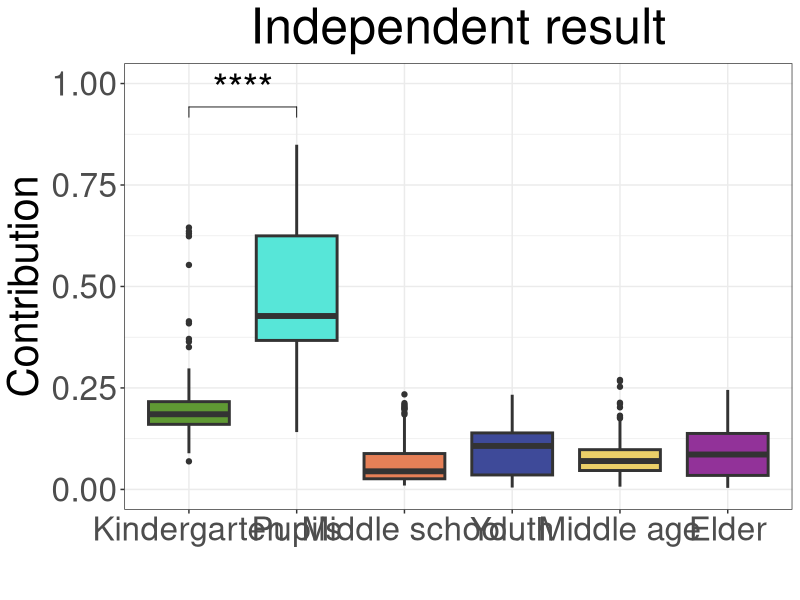
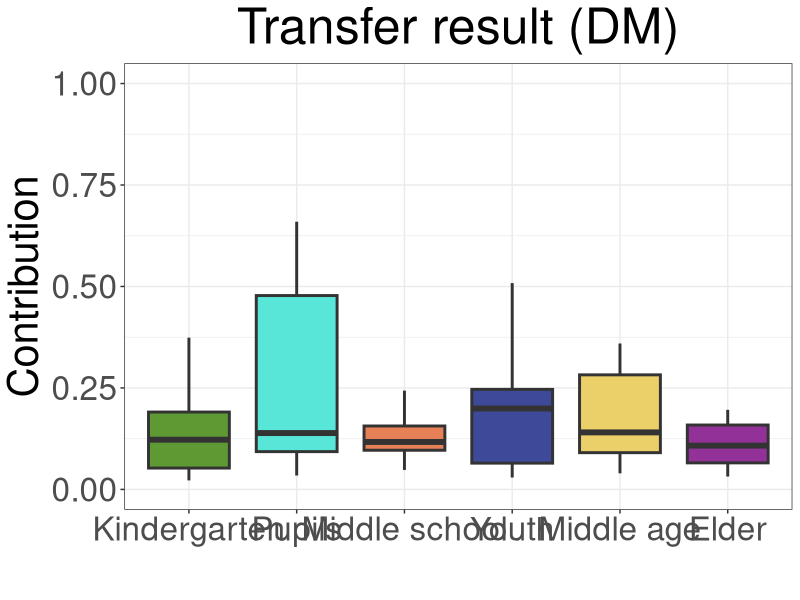

The R source for these figures, in order:
library(ggplot2)
library(ggpubr)
library(dplyr)
library(reshape2)

inde.Data <- read.csv('independent_result/layerMelt.csv')[, c(2,3)] 
trans.Data <- read.csv('transfer_result/layerMelt.csv')[, c(2,3)]

inde.Box.Plot = ggplot(inde.Data, aes(x=forcats::fct_relevel(Env, 'Kindergarten', 'Pupils', 'Middle school', 'Youth', 'Middle age', 'Elder'), y=Contribution))+
    geom_boxplot(fill=c('#5F9933', '#57E6D8', '#E68057', '#3E4A99', '#EBCF68', '#923299'), lwd=1)+
    theme_bw()+
    ylim(c(0,1))+
    xlab('')+ 
    ylab('Contribution')+
    labs(title='Independent result')+
    stat_compare_means(label='p.signif', comparisons=list(c('Kindergarten', 'Pupils')), method='wilcox.test', hide.ns=TRUE, label.y=0.9, size=10)+
    theme(text=element_text(size=30),
            plot.title=(element_text(hjust = 0.5)))
ggsave('independent_boxplot.jpg', height=10, width=12)

trans.Box.Plot = ggplot(trans.Data, aes(x=forcats::fct_relevel(Env, 'Kindergarten', 'Pupils', 'Middle school', 'Youth', 'Middle age', 'Elder'), y=Contribution))+
    geom_boxplot(fill=c('#5F9933', '#57E6D8', '#E68057', '#3E4A99', '#EBCF68', '#923299'), lwd=1)+
    theme_bw()+
    ylim(c(0, 1))+
    xlab('')+
    ylab('Contribution')+
    labs(title='Transfer result (DM)')+
    theme(text=element_text(size=30),
            plot.title=(element_text(hjust = 0.5)))
ggsave('transfer_boxplot.jpg', height=10, width=12)